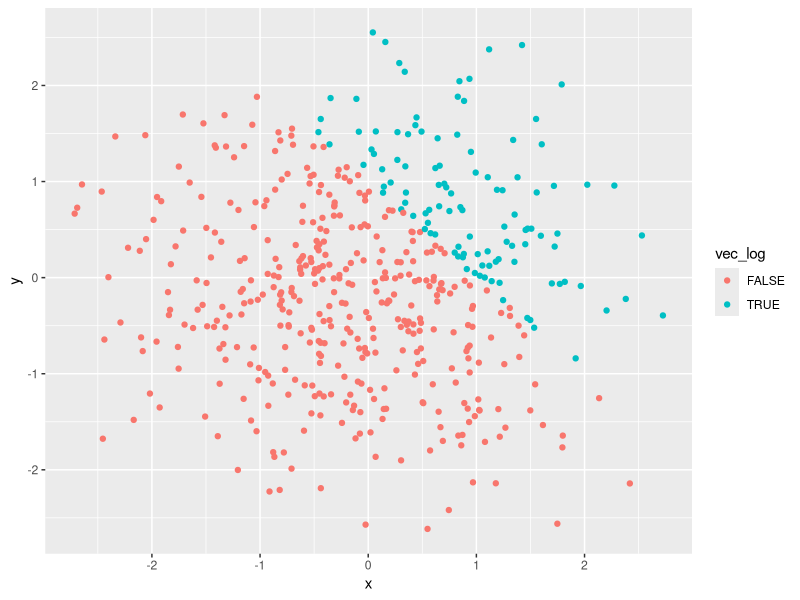
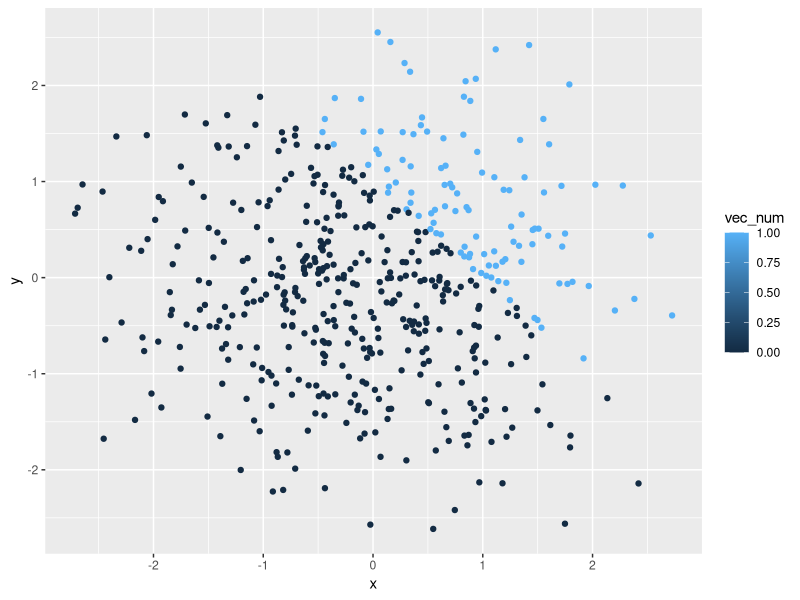
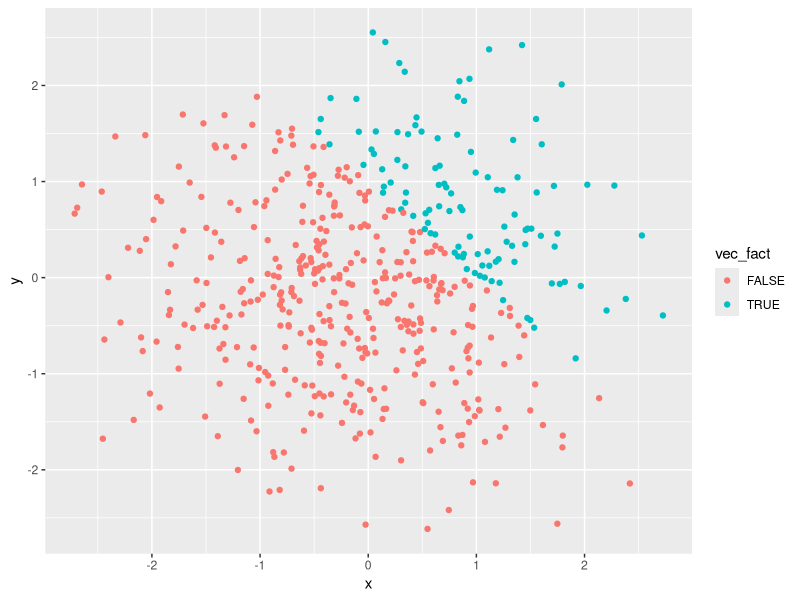
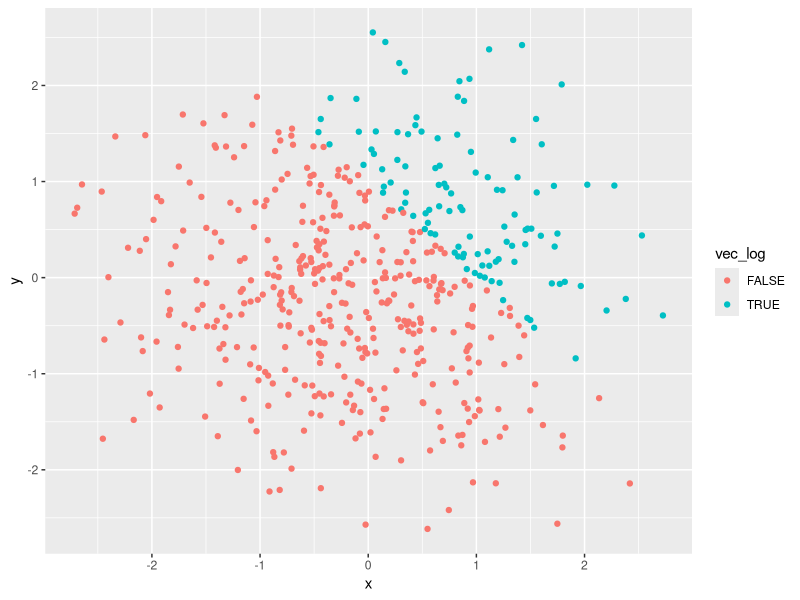

Write R code to recreate these figures, in order.
## ---- chunk 1
# open a library
library(tidyverse)

# make sure the reproducibility
set.seed(10)

# create a data frame
p1_df <- tibble(
  ran_samp = rnorm(8),
  vec_log = ran_samp > 0,
  vec_char = c("Problem", "1", "is","about", "writing", "a", "data", "frame"),
  vec_factor = factor(c("0", "0", "0", "1", "1", "1", "1", "2"))
)

# calculate the mean
mean(pull(p1_df, ran_samp))

## ---- chunk 2
# make sure the reproducibility
set.seed(500)

# create a data frame
p2_df <- tibble(
  x = rnorm(500),
  y = rnorm(500),
  vec_log = x + y > 1,
  vec_num = as.numeric(vec_log),
  vec_fact = as.factor(vec_log)
)

# make a scatterplot with color by logistic vector
ggplot(p2_df, aes(x = x, y = y, color = vec_log)) + geom_point()
## Comment: The logistic vector is binary and thus the scale shows two different colored points to display the different groups

# save the last graph
ggsave("E:/R Github/P8105_HW1_jg4197-for-jeff/scatterplot_Graph1.bmp")


# make a scatterplot with color by numeric vector
ggplot(p2_df, aes(x = x, y = y, color = vec_num)) + geom_point()
## Comment: The numeric vector is continuous and thus the scale shows a range of same color to display the points

# make a scatterplot with color by factor vector
ggplot(p2_df, aes(x = x, y = y, color = vec_fact)) + geom_point()
## Comment: The factor vector has two levels corresponding to logistic vector and thus the scale shows points with two different colors

